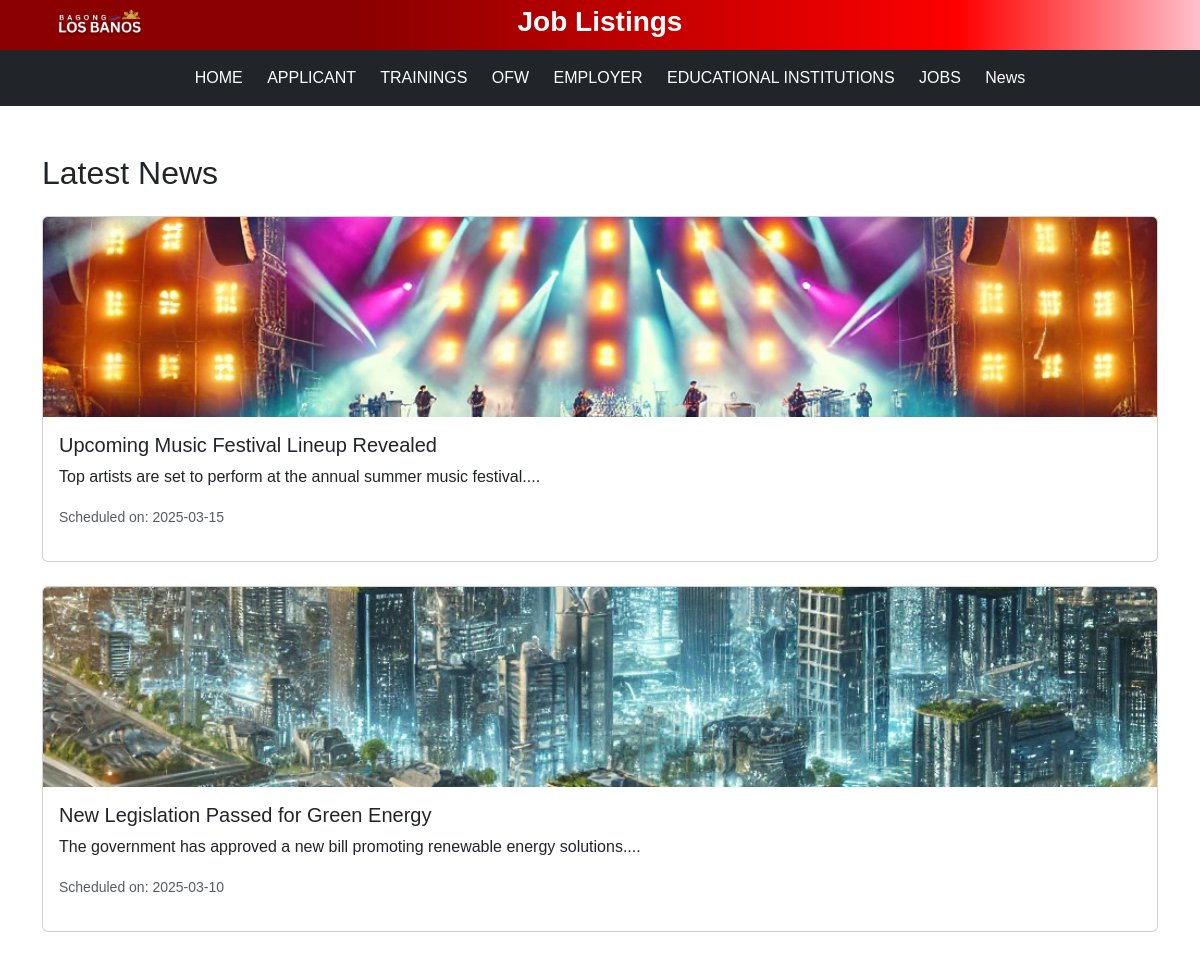
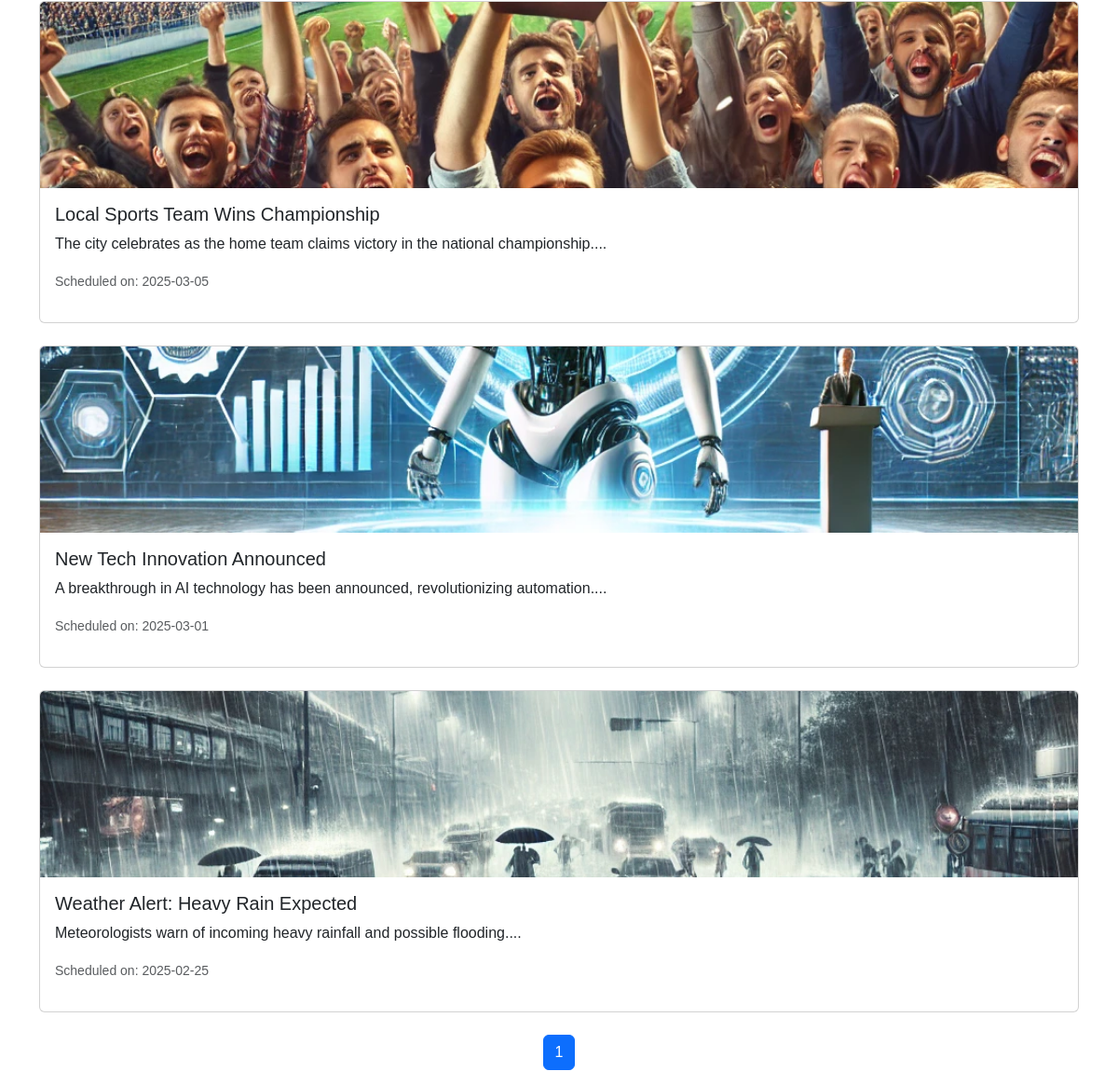
Page /news.php on the committed database (2 pictures, top to bottom).
### tables this page shows
CREATE TABLE `news` (
  `id` int(11) NOT NULL,
  `title` varchar(255) DEFAULT NULL,
  `image` varchar(255) DEFAULT NULL,
  `description` varchar(255) DEFAULT NULL,
  `schedule_date` date DEFAULT NULL,
  `create_at` timestamp NOT NULL DEFAULT current_timestamp() ON UPDATE current_timestamp()
);

### news.php (the view, shortened to what this page needs)
<?php
include "db.php";
$limit = 5;
$page = isset($_GET['page']) ? (int)$_GET['page'] : 1;
$start = ($page - 1) * $limit;
$result = $conn->query("SELECT COUNT(id) AS total FROM news");
$row = $result->fetch_assoc();
$total = $row['total'];
$pages = ceil($total / $limit);
$sql = "SELECT * FROM news ORDER BY schedule_date DESC LIMIT $start, $limit";
$result = $conn->query($sql);
$max_pages_display = 6;
$start_page = max(1, $page - floor($max_pages_display / 2));
$end_page = min($pages, $start_page + $max_pages_display - 1);
?>
<!DOCTYPE html>
<html lang="en">
<head>
    <link href="https://cdn.jsdelivr.net/npm/bootstrap@5.3.0/dist/css/bootstrap.min.css" rel="stylesheet">
    <link rel="stylesheet" href="news.css">
</head>
<body>
<div class="header">
    <div class="container-fluid">
        <div class="row">
            <div class="col-md-2">
                <a href="index.php" style="display: block; text-decoration: none;">
                    <img src="img/logolb.png" alt="lblogo" style="height: 50px;">
                </a>
            </div>
            <div class="col-md-8">
                <h3 style="margin-top: 5px; font-weight: 900; color: #ffffff;">Job Listings</h3>
            </div>
        </div>
    </div>
</div>
<nav class="navbar navbar-dark bg-dark">
        <div class="container-fluid">
            <span class="navbar-text text-white w-100 text-center">
                <a class="navlink" href="index.php">HOME</a>
                <a class="navlink" href="Applicant/applicant_login.php">APPLICANT</a>
                <a class="navlink" href="training/training_login.php">TRAININGS</a>
                <a class="navlink" href="ofw/ofw_login.php">OFW</a>
                <a class="navlink" href="employer/employer_login.php">EMPLOYER</a>
                <a class="navlink" href="institutions/institution_login.php">EDUCATIONAL INSTITUTIONS</a>
                <a class="navlink" href="joblist.php">JOBS</a>
                <a class="navlink" href="news.php">News</a>
            </span>
        </div>
    </nav>
    <div class="container mt-5">
        <h2 class="mb-4">Latest News</h2>
        <div class="row">
            <?php while ($news = $result->fetch_assoc()): ?>
                <div class="col-md-12 mb-4">
                    <div class="card">
                        <img src="<?php echo $news['image']; ?>" class="card-img-top" alt="News Image" style="height: 200px; object-fit: cover;">
                        <div class="card-body">
                            <h5 class="card-title"><?php echo $news['title']; ?></h5>
                            <p class="card-text"><?php echo substr($news['description'], 0, 150); ?>...</p>
                            <p class="text-muted"><small>Scheduled on: <?php echo $news['schedule_date']; ?></small></p>
                        </div>
                    </div>
                </div>
            <?php endwhile; ?>
        </div>
        <nav>
            <ul class="pagination justify-content-center">
                <?php for ($i = $start_page; $i <= $end_page; $i++): ?>
                    <li class="page-item <?php if ($page == $i) echo 'active'; ?>">
                        <a class="page-link" href="?page=<?php echo $i; ?>"><?php echo $i; ?></a>
                    </li>
                <?php endfor; ?>
            </ul>
        </nav>
    </div>
</body>
</html>

### news.css (style rules this page uses)
body { font-family: Arial, sans-serif; }
.header { background: linear-gradient(to right, #8B0000 30%, #FF0000 80%, #FFC0CB 100%); color: white; height: 50px; width: 100%; text-align: center; }
a.navlink { color: #ffffff; position: relative; text-decoration: none; margin-left: 20px; }
a.navlink::before { content: ''; position: absolute; width: 100%; height: 4px; border-radius: 4px; background-color: #ffffff; bottom: 0; left: 0; transform-origin: right; transform: scaleX(0); transition: transform .3s ease-in-out; }

### rows in the picture
news: image (picture), title "Upcoming Music Festival Lineup Revealed", description "Top artists are set to perform at the annual summer music festival.", schedule_date "2025-03-15"
news: image (picture), title "New Legislation Passed for Green Energy", description "The government has approved a new bill promoting renewable energy solutions.", schedule_date "2025-03-10"
news: image (picture), title "Local Sports Team Wins Championship", description "The city celebrates as the home team claims victory in the national championship.", schedule_date "2025-03-05"
news: image (picture), title "New Tech Innovation Announced", description "A breakthrough in AI technology has been announced, revolutionizing automation.", schedule_date "2025-03-01"
news: image (picture), title "Weather Alert: Heavy Rain Expected", description "Meteorologists warn of incoming heavy rainfall and possible flooding.", schedule_date "2025-02-25"
